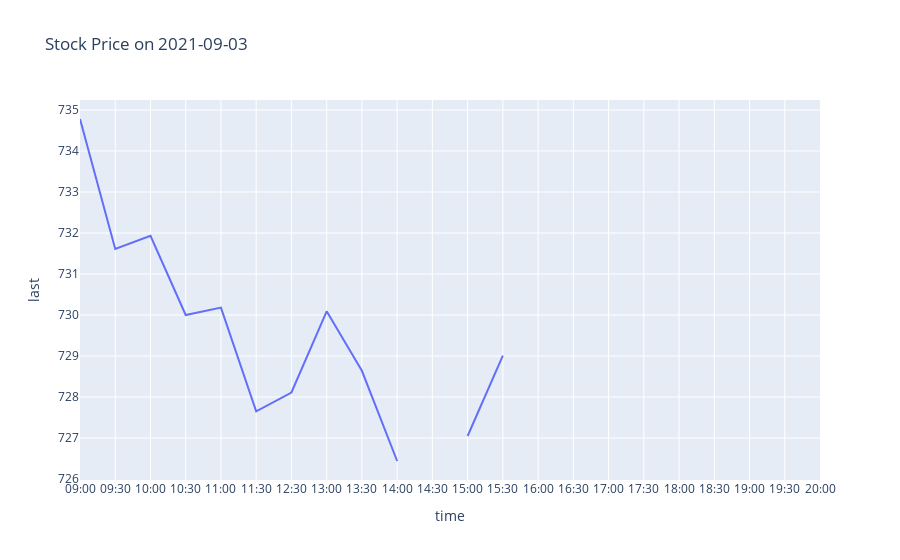

Notebook code cell kept with this figure:
### Code cell
fig = px.line(df_4, x = 'time', y = 'last', title = 'Stock Price on 2021-09-03')
fig.show()

### Figure 1 — Plotly figure (JSON) as saved in the notebook; plotly's stock layout.template omitted (floating-point values rounded to 4 significant figures)
{"data": [{"hovertemplate": "time=%{x}<br>last=%{y}<extra></extra>", "legendgroup": "", "line": {"color": "#636efa", "dash": "solid"}, "marker": {"symbol": "circle"}, "mode": "lines", "name": "", "orientation": "v", "showlegend": false, "type": "scatter", "x": ["09:00", "09:30", "10:00", "10:30", "11:00", "11:30", "12:30", "13:00", "13:30", "14:00", "14:30", "15:00", "15:30", "16:00", "16:30", "17:00", "17:30", "18:00", "18:30", "19:00", "19:30", "20:00"], "xaxis": "x", "y": [734.8, 731.6, 731.9, 730, 730.2, 727.6, 728.1, 730.1, 728.6, 726.4, null, 727.0, 729.0, null, 733.2, null, null, null, null, null, null, null], "yaxis": "y"}], "layout": {"legend": {"tracegroupgap": 0}, "title": {"text": "Stock Price on 2021-09-03"}, "xaxis": {"anchor": "y", "domain": [0, 1], "title": {"text": "time"}}, "yaxis": {"anchor": "x", "domain": [0, 1], "title": {"text": "last"}}}}
